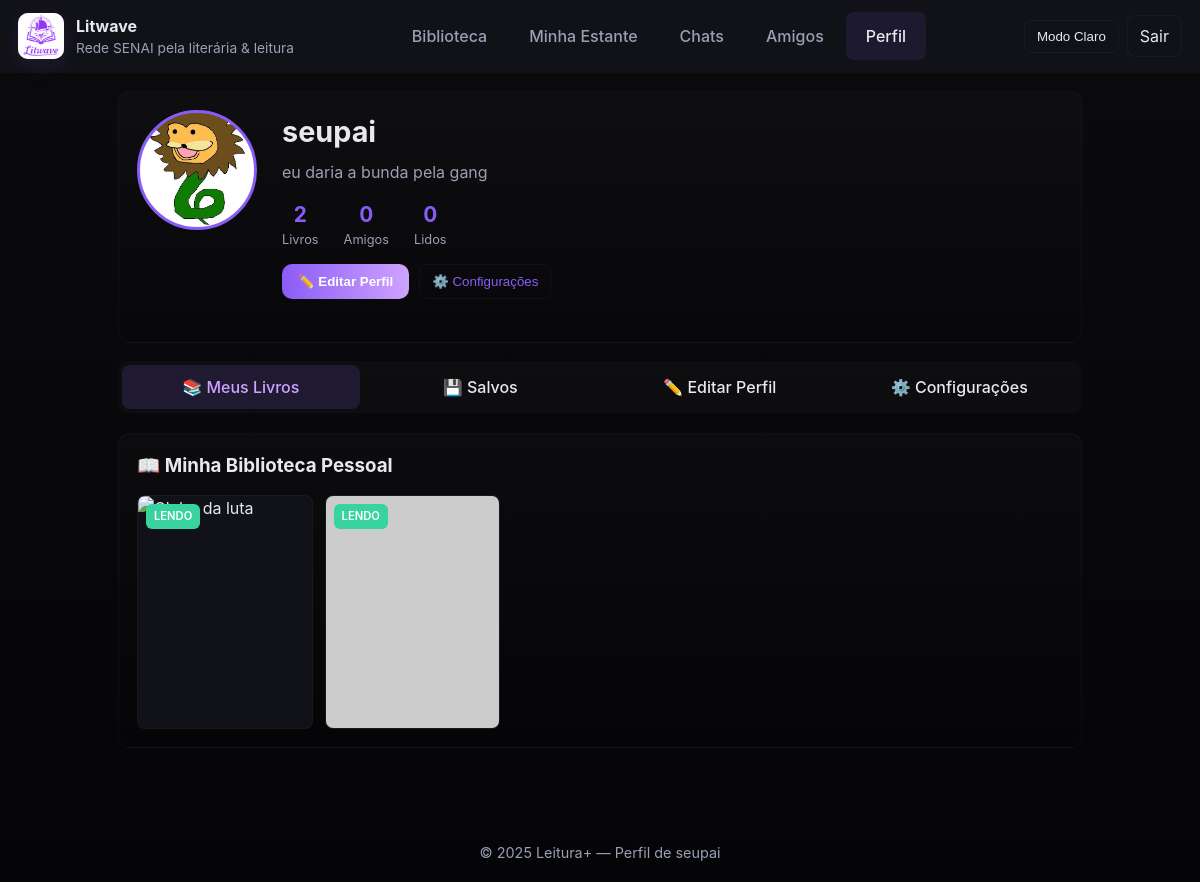
The page /Litwave/perfil.php (signed in) on the database its author committed.
### tables this page shows
CREATE TABLE `usuarios` (
  `id` int(11) NOT NULL,
  `nome` varchar(50) NOT NULL,
  `cpf` varchar(14) NOT NULL,
  `email` varchar(120) NOT NULL,
  `senha` varchar(255) NOT NULL,
  `bio` text DEFAULT NULL,
  `foto_perfil` varchar(500) DEFAULT NULL,
  `privacidade` enum('publico','privado') DEFAULT 'publico',
  `data_nascimento` date DEFAULT NULL,
  `created_at` timestamp NOT NULL DEFAULT current_timestamp(),
  `ra` varchar(30) NOT NULL
);

CREATE TABLE `historico_leitura` (
  `id` int(11) NOT NULL,
  `usuario_id` int(11) NOT NULL,
  `livro_id` int(11) NOT NULL,
  `status` enum('LENDO','LIDO','QUERO_LER','ABANDONADO') NOT NULL,
  `data_inicio` date DEFAULT NULL,
  `data_fim` date DEFAULT NULL,
  `updated_at` timestamp NOT NULL DEFAULT current_timestamp() ON UPDATE current_timestamp(),
  `ultima_pagina` int(11) DEFAULT 1,
  `total_paginas` int(11) DEFAULT 0
);

### Litwave/perfil.php (the view, shortened to what this page needs)
<?php
$servidor = "localhost";
$usuario = "root";
$senha = "";
$database = "appLivroTeste";
$conexao = mysqli_connect($servidor, $usuario, $senha, $database);
$usuario_id = $_SESSION['usuario_id'];
$sql_usuario = "SELECT nome, email, ra, bio, foto_perfil, privacidade FROM usuarios WHERE id = '$usuario_id'";
$result_usuario = mysqli_query($conexao, $sql_usuario);
$usuario_info = mysqli_fetch_assoc($result_usuario);
$sql_estatisticas = "SELECT
    COUNT(*) as total_livros,
    SUM(CASE WHEN status = 'LENDO' THEN 1 ELSE 0 END) as lendo,
    SUM(CASE WHEN status = 'LIDO' THEN 1 ELSE 0 END) as lido,
    SUM(CASE WHEN status = 'QUERO_LER' THEN 1 ELSE 0 END) as quer_ler
    FROM historico_leitura WHERE usuario_id = '$usuario_id'";
$result_estatisticas = mysqli_query($conexao, $sql_estatisticas);
$estatisticas = mysqli_fetch_assoc($result_estatisticas);
$sql_amigos_count = "SELECT COUNT(*) as total_amigos
                     FROM amigos
                     WHERE (usuario_id = '$usuario_id' OR amigo_id = '$usuario_id')
                     AND status = 'aceito'";
$result_amigos_count = mysqli_query($conexao, $sql_amigos_count);
$amigos_count = mysqli_fetch_assoc($result_amigos_count)['total_amigos'];
$sql_favoritos = "SELECT l.*, hl.status
                  FROM historico_leitura hl
                  JOIN livros l ON hl.livro_id = l.id
                  WHERE hl.usuario_id = '$usuario_id'
                  AND hl.status IN ('LENDO', 'LIDO')
                  ORDER BY hl.updated_at DESC
                  LIMIT 12";
$result_favoritos = mysqli_query($conexao, $sql_favoritos);
$livros_favoritos = [];
if($result_favoritos) {
    while($row = mysqli_fetch_assoc($result_favoritos)){
        $livros_favoritos[] = $row;
    }
}
?>
<!DOCTYPE html>
<html lang="pt-BR">
<head>
</head>
<body data-theme="dark">
    <header>
        <div class="brand">
            <div class="logo-wrap">
                <img src="icon.png" alt="Litwave Icon" onerror="this.style.display='none'; this.nextElementSibling.style.display='flex';">
            </div>
            <div>
                <h1>Litwave</h1>
                <div class="small muted">Rede SENAI pela literária & leitura</div>
            </div>
        </div>
        <nav class="nav-menu">
            <a href="index.php">Biblioteca</a>
            <a href="index.php?view=shelf">Minha Estante</a>
            <a href="chat.php">Chats</a>
            <a href="amigos.php">Amigos</a>
            <a href="perfil.php" class="active">Perfil</a>
        </nav>
        <div class="controls">
            <button class="ghost" id="btnTheme">Modo Claro</button>
            <a href="login.php" class="ghost" style="text-decoration:none;color:inherit">Sair</a>
        </div>
    </header>
    <main>
        <div class="card">
            <div class="profile-header">
                <div class="profile-avatar" style="<?php echo $usuario_info['foto_perfil'] ? 'background-image: url(' . htmlspecialchars($usuario_info['foto_perfil']) . ')' : ''; ?>">
                </div>
                <div class="profile-info">
                    <div class="profile-name"><?php echo htmlspecialchars($usuario_info['nome']); ?></div>
                    <div class="profile-bio">
                        <?php echo $usuario_info['bio'] ? htmlspecialchars($usuario_info['bio']) : '📚 Apaixonado por leitura • ✨ Compartilhando minhas jornadas literárias'; ?>
                    </div>
                    <div class="profile-stats">
                        <div class="stat">
                            <div class="stat-number"><?php echo $estatisticas['total_livros'] ?: '0'; ?></div>
                            <div class="stat-label">Livros</div>
                        </div>
                        <div class="stat">
                            <div class="stat-number"><?php echo $amigos_count; ?></div>
                            <div class="stat-label">Amigos</div>
                        </div>
                        <div class="stat">
                            <div class="stat-number"><?php echo $estatisticas['lido'] ?: '0'; ?></div>
                            <div class="stat-label">Lidos</div>
                        </div>
                    </div>
                    <div class="profile-actions">
                        <button class="btn" onclick="abrirAba('editar')">✏️ Editar Perfil</button>
                        <button class="btn-outline ghost" onclick="abrirAba('configuracoes')">⚙️ Configurações</button>
                    </div>
                </div>
            </div>
        </div>
        <div class="tabs">
            <div class="tab active" data-tab="meus-livros">📚 Meus Livros</div>
            <div class="tab" data-tab="salvos">💾 Salvos</div>
            <div class="tab" data-tab="editar">✏️ Editar Perfil</div>
            <div class="tab" data-tab="configuracoes">⚙️ Configurações</div>
        </div>
        <div class="tab-content active" id="tab-meus-livros">
            <div class="card">
                <h3 style="margin-bottom: 15px;">📖 Minha Biblioteca Pessoal</h3>
                <?php if(empty($livros_favoritos)): ?>
                    <div class="empty-state">
                        <div class="icon">📚</div>
                        <h4>Nenhum livro na sua biblioteca ainda</h4>
                        <p class="muted">Adicione livros à sua estante para eles aparecerem aqui!</p>
                        <a href="index.php" class="btn" style="margin-top: 15px; text-decoration: none;">Explorar Livros</a>
                    </div>
                <?php else: ?>
                    <div class="posts-grid">
                        <?php foreach($livros_favoritos as $livro): ?>
                            <div class="post" onclick="window.location.href='view.php?id=<?php echo $livro['id']; ?>'">
                                <img src="<?php echo htmlspecialchars($livro['capa_url'] ?? 'https://via.placeholder.com/300x450.png?text=' . urlencode($livro['titulo'])); ?>"
                                     alt="<?php echo htmlspecialchars($livro['titulo']); ?>">
                                <div class="post-status <?php echo 'status-' . strtolower($livro['status']); ?>">
                                    <?php echo $livro['status']; ?>
                                </div>
                            </div>
                        <?php endforeach; ?>
                    </div>
                <?php endif; ?>
            </div>
        </div>
    </main>
    <footer>
        © 2025 Leitura+ — Perfil de <?php echo htmlspecialchars($usuario_info['nome']); ?>
    </footer>
</body>
</html>

### Litwave/perfil.php (style rules this page uses)
:root { --bg: #0b0b0d; --panel: #0f0f14; --card: #111217; --accent: #8a5cf6; --accent-2: #cfa3ff; --muted: #9aa0b4; --text: #e7e9ee; --glass: rgba(255,255,255,0.03); --success: #38d39f; --danger: #e74c3c; --purple-light: #a78bfa; --purple-dark: #7c3aed; }
* { box-sizing: border-box; margin: 0; padding: 0; }
body { font-family: Inter, ui-sans-serif, system-ui, -apple-system, "Segoe UI", Roboto, Arial; background: linear-gradient(180deg, var(--bg), #050507); color: var(--text); -webkit-font-smoothing: antialiased; line-height: 1.5; min-height: 100vh; }
header { display: flex; align-items: center; justify-content: space-between; padding: 12px 18px; background: var(--card); border-bottom: 1px solid rgba(0,0,0,0.06); }
.brand { display: flex; align-items: center; gap: 12px; }
.logo-wrap { width: 46px; height: 46px; display: flex; align-items: center; justify-content: center; border-radius: 10px; background: linear-gradient(135deg, var(--accent), var(--accent-2)); box-shadow: 0 6px 20px rgba(138,92,246,0.12); overflow: hidden; }
.logo-wrap img { width: 100%; height: 100%; object-fit: cover; }
h1 { margin: 0; font-size: 1rem; }
.nav-menu { display: flex; gap: 2px; align-items: center; justify-content: center; flex: 1; max-width: 600px; margin: 0 20px; }
.nav-menu a { padding: 12px 20px; text-decoration: none; color: var(--muted); border-radius: 8px; transition: all 0.2s ease; font-weight: 500; white-space: nowrap; }
.nav-menu a:hover, .nav-menu a.active { background: rgba(138,92,246,0.1); color: var(--text); }
.controls { display: flex; gap: 8px; align-items: center; }
.muted { color: var(--muted); }
.small { font-size: 0.86rem; }
main { padding: 18px; max-width: 1000px; margin: 0 auto; }
.card { background: linear-gradient(180deg, rgba(255,255,255,0.02), rgba(0,0,0,0.02)); border-radius: 12px; padding: 18px; border: 1px solid rgba(255,255,255,0.03); margin-bottom: 18px; }
.profile-header { display: flex; gap: 25px; align-items: flex-start; margin-bottom: 25px; }
.profile-avatar { width: 120px; height: 120px; border-radius: 50%; background: linear-gradient(135deg, var(--accent), var(--accent-2)); display: flex; align-items: center; justify-content: center; font-weight: bold; color: white; font-size: 2rem; background-size: cover; background-position: center; border: 3px solid var(--accent); }
.profile-info { flex: 1; }
.profile-name { font-size: 1.8rem; font-weight: 700; margin-bottom: 8px; }
.profile-bio { color: var(--muted); margin-bottom: 15px; line-height: 1.4; }
.profile-stats { display: flex; gap: 25px; margin-bottom: 15px; }
.stat { text-align: center; }
.stat-number { font-size: 1.3rem; font-weight: 700; color: var(--accent); }
.stat-label { font-size: 0.8rem; color: var(--muted); }
.profile-actions { display: flex; gap: 10px; }
.tabs { display: flex; gap: 2px; background: rgba(255,255,255,0.02); border-radius: 10px; padding: 4px; margin-bottom: 20px; }
.tab { padding: 10px 20px; border-radius: 8px; cursor: pointer; transition: all 0.2s ease; font-weight: 500; flex: 1; text-align: center; }
.tab.active { background: rgba(138,92,246,0.15); color: var(--accent-2); }
.tab-content { display: none; }
.tab-content.active { display: block; }
.posts-grid { display: grid; grid-template-columns: repeat(auto-fill, minmax(150px, 1fr)); gap: 12px; }
.post { aspect-ratio: 3/4; border-radius: 8px; overflow: hidden; position: relative; background: var(--card); border: 1px solid rgba(255,255,255,0.03); cursor: pointer; transition: transform 0.2s ease; }
.post img { width: 100%; height: 100%; object-fit: cover; }
.post-status { position: absolute; top: 8px; left: 8px; background: rgba(0,0,0,0.8); color: white; padding: 4px 8px; border-radius: 6px; font-size: 0.7rem; font-weight: 600; }
.status-lendo { background: #38d39f; }
.btn { background: linear-gradient(90deg, var(--accent), var(--accent-2)); padding: 10px 16px; border-radius: 10px; border: 0; color: #ffffff !important; cursor: pointer; font-weight: 600; transition: all 0.2s ease; text-decoration: none; display: inline-block; }
.btn-outline { background: transparent; border: 1px solid var(--accent); color: var(--accent) !important; }
.ghost { background: transparent; border: 1px solid rgba(255,255,255,0.04); padding: 8px 12px; border-radius: 8px; color: var(--text); cursor: pointer; transition: all 0.2s ease; text-decoration: none; display: inline-block; }
footer { padding: 18px; text-align: center; color: var(--muted); font-size: 0.9rem; margin-top: 40px; }

### rows shown on the page
usuarios: foto_perfil (picture), nome "seupai", bio "eu daria a bunda pela gang"
historico_leitura: status "LENDO"
historico_leitura: status "LENDO"

### other values the page prints
$estatisticas['total_livros'] ?: '0' "2"
$amigos_count "0"
$estatisticas['lido'] ?: '0' "0"
